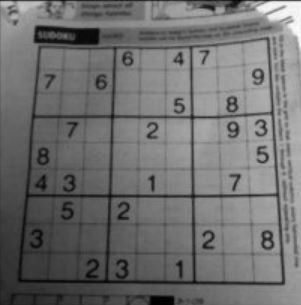
#> input picture image processing codes/KODLAR9_Esikleme_Threshold/KODLAR9_Esikleme_Threshold/Resim6_sudoku.JPG, 301 x 305 px
$ python K9_6_RESIM_ADAPTIF_ESIKLEME_BINARY.py
#> lines starting #> are read from the running program, lines starting #| are printed output that depends on the picture; after the words box and inside, x2 and y2 are one past the last pixel; in counts of white or black regions, pixels touching at a corner belong together
import cv2
import numpy as np
from matplotlib import pyplot as plt

img = cv2.imread('Resim6_sudoku.JPG', 0)
#> img is the input picture: shape (305, 301); min 0, max 253, mean 111.1
# [4 lines of commented-out code are left out]


img = cv2.medianBlur(img, 5)
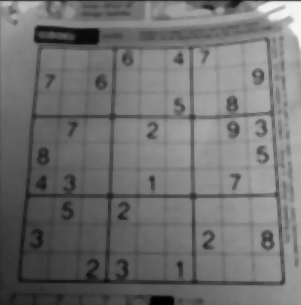
#> img: shape (305, 301); min 0, max 249, mean 112.3

# Basit thresholding (127)
ret, th1 = cv2.threshold(img, 127, 255, cv2.THRESH_BINARY)
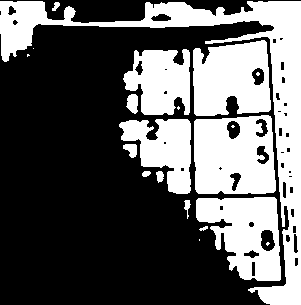
#> th1: shape (305, 301); 37.3% white; 20 white regions (7 under 20 px), largest, box (x1, y1, x2, y2) and area: (0, 1, 301, 305) 12302, (194, 115, 276, 194) 5498, (193, 40, 271, 116) 4815

# Adaptive thresholding (MEAN_C)
th2 = cv2.adaptiveThreshold(img, 255, cv2.ADAPTIVE_THRESH_MEAN_C, cv2.THRESH_BINARY, 15, 2)
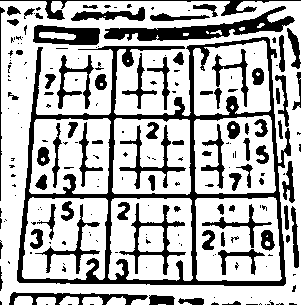
#> th2: shape (305, 301); 70.6% white; 204 black regions (126 under 20 px), largest, box (x1, y1, x2, y2) and area: (17, 37, 291, 286) 9234, (104, 6, 295, 41) 2183, (33, 25, 100, 45) 897

# Adaptive thresholding (GAUSSIAN_C)
th3 = cv2.adaptiveThreshold(img, 255, cv2.ADAPTIVE_THRESH_GAUSSIAN_C, cv2.THRESH_BINARY, 15, 10)
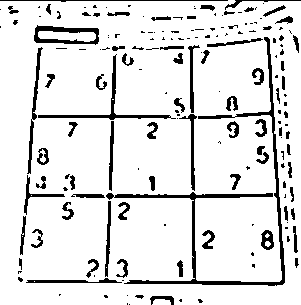
#> th3: shape (305, 301); 88.5% white; 175 black regions (99 under 20 px), largest, box (x1, y1, x2, y2) and area: (106, 37, 285, 286) 2421, (38, 54, 176, 120) 625, (34, 25, 99, 45) 574

# Otsu thresholding
ret, th4 = cv2.threshold(img, 0, 255, cv2.THRESH_BINARY + cv2.THRESH_OTSU)
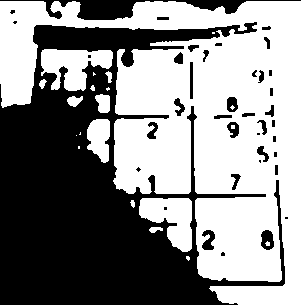
#> th4: shape (305, 301); 54.9% white; 39 black regions (12 under 20 px), largest, box (x1, y1, x2, y2) and area: (0, 22, 285, 305) 37616, (0, 0, 301, 20) 1928, (261, 230, 274, 250) 192
#> ret = 109

basliklar = ['Orjinal Resim', 'Basit Thresholding (127)', 'MEAN_C', 'GAUSSIAN_C', 'OTSU']
resimler = [img, th1, th2, th3, th4]

for i in range(5):
    plt.subplot(2, 3, i + 1), plt.imshow(resimler[i], 'gray')
    plt.title(basliklar[i])
    plt.xticks([]), plt.yticks([])

plt.show()


# cv2.ADAPTIVE_THRESH_MEAN_C yöntemi, bir pikselin eşik değerini hesaplarken o pikselin etrafındaki bir bölgenin ortalamasını alır.
# Bu yöntem, ışık koşullarındaki değişikliklerle başa çıkmak için uygundur.

# cv2.ADAPTIVE_THRESH_GAUSSIAN_C yöntemi, bir pikselin eşik değerini hesaplarken o pikselin etrafındaki bir bölgenin ağırlıklı ortalamasını alır.
# Bu ağırlıklı ortalama, bir Gauss dağılımı kullanılarak hesaplanır. Bu yöntem, ortalama yöntemi gibi, ışık koşullarındaki değişikliklerle başa çıkmak için uygundur, ancak daha yumuşak geçişler sağlar.

# Her iki yöntem de ayrıca, blockSize ve C parametrelerini alır:

# blockSize: Her piksel için eşik değerinin hesaplanmasında kullanılacak bölge boyutunu belirtir.
# Bu bölge, pikselin etrafında bir kare ya da dikdörtgen şeklinde olabilir. Örneğin, blockSize=9 bir 9x9 piksel bölgeyi temsil eder.

# C: Hesaplanan ortalama ya da ağırlıklı ortalama değerine bu sabiti ekler.
# Bu, eşik değerini ayarlamak için kullanılır. Pozitif bir değer, eşik değerini artırırken, negatif bir değer eşik değerini azaltır.

$ run again, with image processing codes/KODLAR9_Esikleme_Threshold/KODLAR9_Esikleme_Threshold/Resim2_Coklu_Bugday.png saved as image processing codes/KODLAR9_Esikleme_Threshold/KODLAR9_Esikleme_Threshold/Resim6_sudoku.JPG
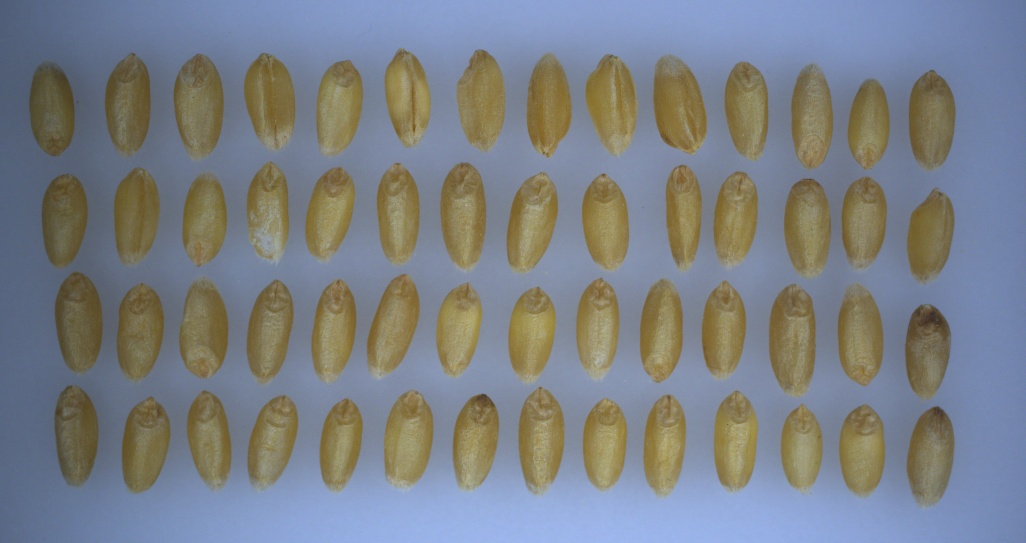
#> input picture image processing codes/KODLAR9_Esikleme_Threshold/KODLAR9_Esikleme_Threshold/Resim2_Coklu_Bugday.png, 1026 x 543 px
#> `ret, th1 = cv2.threshold(img, 127, 255, cv2.THRESH_BINARY)`:
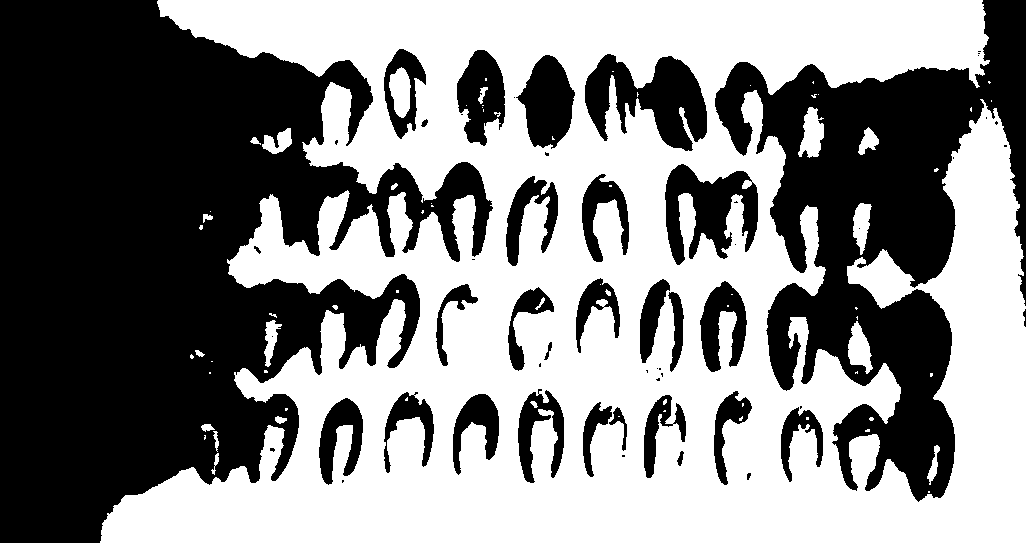
#> th1: shape (543, 1026); 52.8% white; 56 black regions (26 under 20 px), largest, box (x1, y1, x2, y2) and area: (0, 0, 493, 543) 155284, (715, 0, 1026, 502) 63980, (585, 54, 707, 151) 6614
#> th2: shape (543, 1026); 82.2% white; 491 black regions (341 under 20 px), largest, box (x1, y1, x2, y2) and area: (769, 284, 816, 391) 2289, (440, 162, 486, 268) 2161, (519, 386, 564, 495) 2075
#> th3: shape (543, 1026); 99.6% white; black in thin lines or dots, all inside (x1, y1, x2, y2) = (42, 50, 955, 486)
#> `ret, th4 = cv2.threshold(img, 0, 255, cv2.THRESH_BINARY + cv2.THRESH_O..`:
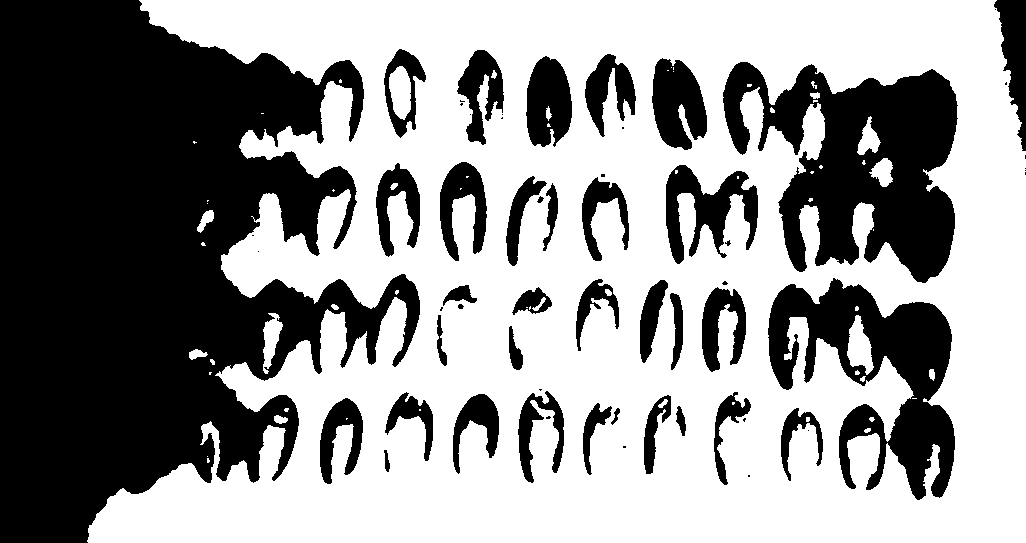
#> th4: shape (543, 1026); 58.3% white; 60 black regions (24 under 20 px), largest, box (x1, y1, x2, y2) and area: (0, 0, 420, 543) 140950, (723, 62, 958, 283) 29046, (768, 278, 955, 500) 18379
#> ret = 124

$ run again, with image processing codes/KODLAR9_Esikleme_Threshold/KODLAR9_Esikleme_Threshold/Resim17_Bitewing1.jpg copied over image processing codes/KODLAR9_Esikleme_Threshold/KODLAR9_Esikleme_Threshold/Resim6_sudoku.JPG
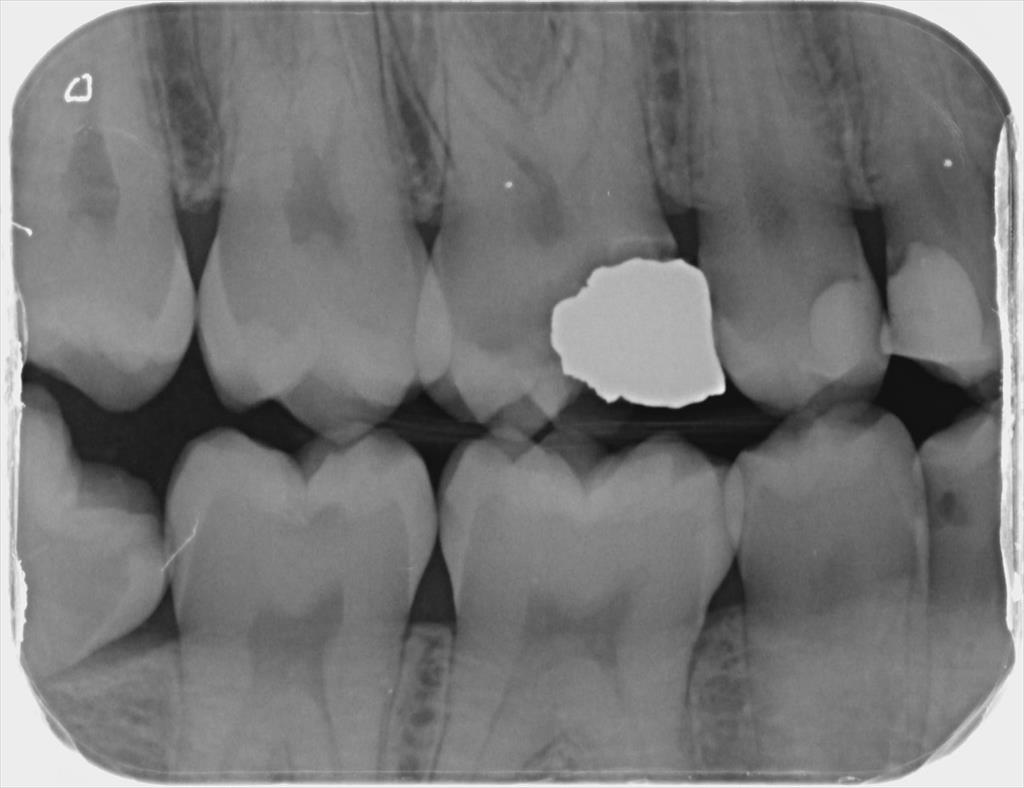
#> input picture image processing codes/KODLAR9_Esikleme_Threshold/KODLAR9_Esikleme_Threshold/Resim17_Bitewing1.jpg, 1024 x 788 px
#> img is the input picture: shape (788, 1024); min 12, max 253, mean 118.6
#> `ret, th1 = cv2.threshold(img, 127, 255, cv2.THRESH_BINARY)`:
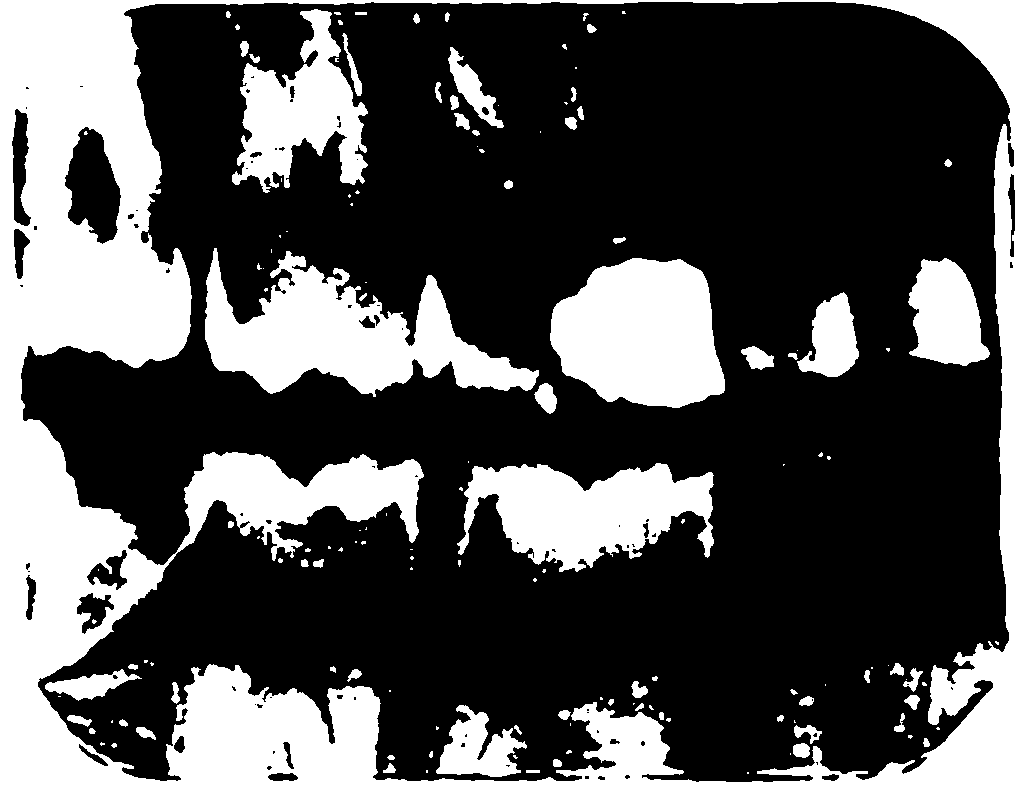
#> th1: shape (788, 1024); 31.8% white; 144 white regions (73 under 20 px), largest, box (x1, y1, x2, y2) and area: (0, 0, 1024, 788) 162295, (205, 248, 539, 397) 23470, (550, 258, 725, 408) 20128
#> th2: shape (788, 1024); 76.5% white; 3202 black regions (2274 under 20 px), largest, box (x1, y1, x2, y2) and area: (10, 2, 1019, 785) 91374, (813, 15, 864, 135) 1262, (54, 60, 102, 112) 1246
#> th3: shape (788, 1024); 97.6% white; 190 black regions (140 under 20 px), largest, box (x1, y1, x2, y2) and area: (11, 2, 1011, 235) 4984, (990, 122, 1015, 685) 2322, (564, 254, 750, 413) 1416
#> `ret, th4 = cv2.threshold(img, 0, 255, cv2.THRESH_BINARY + cv2.THRESH_O..`:
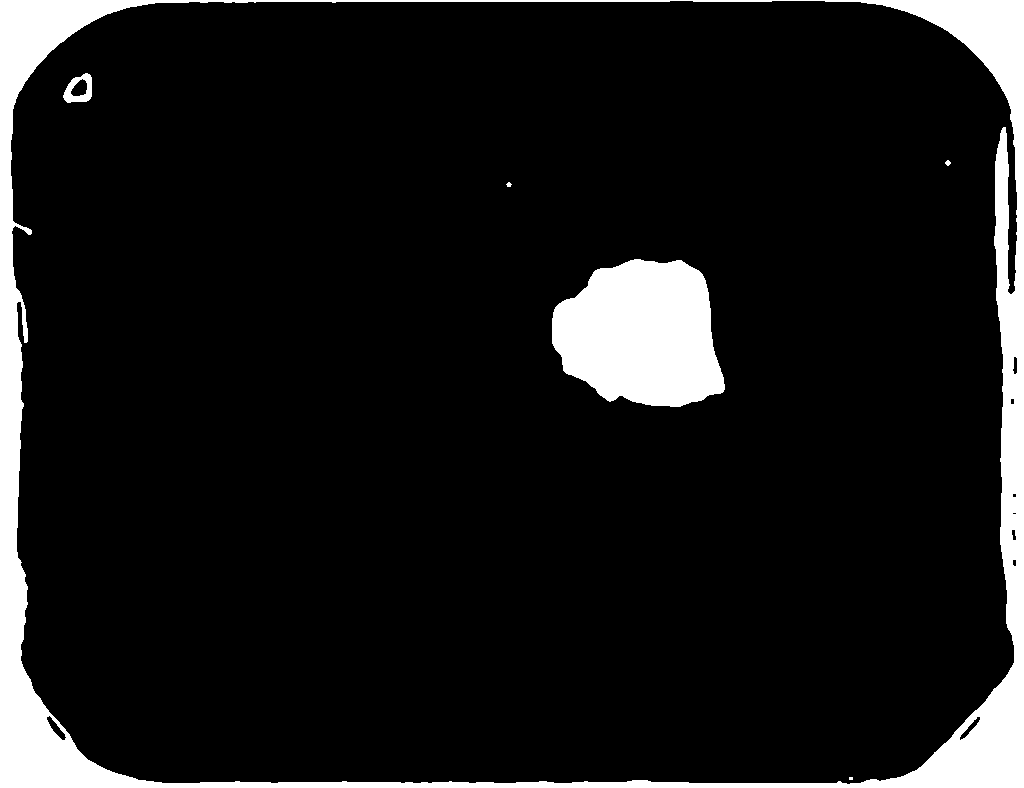
#> th4: shape (788, 1024); 9.5% white; 6 white regions (1 under 20 px), largest, box (x1, y1, x2, y2) and area: (0, 0, 1024, 788) 56697, (552, 259, 725, 407) 19615, (63, 73, 92, 103) 461, (945, 160, 951, 166) 24, (506, 182, 512, 187) 20
#> ret = 160
